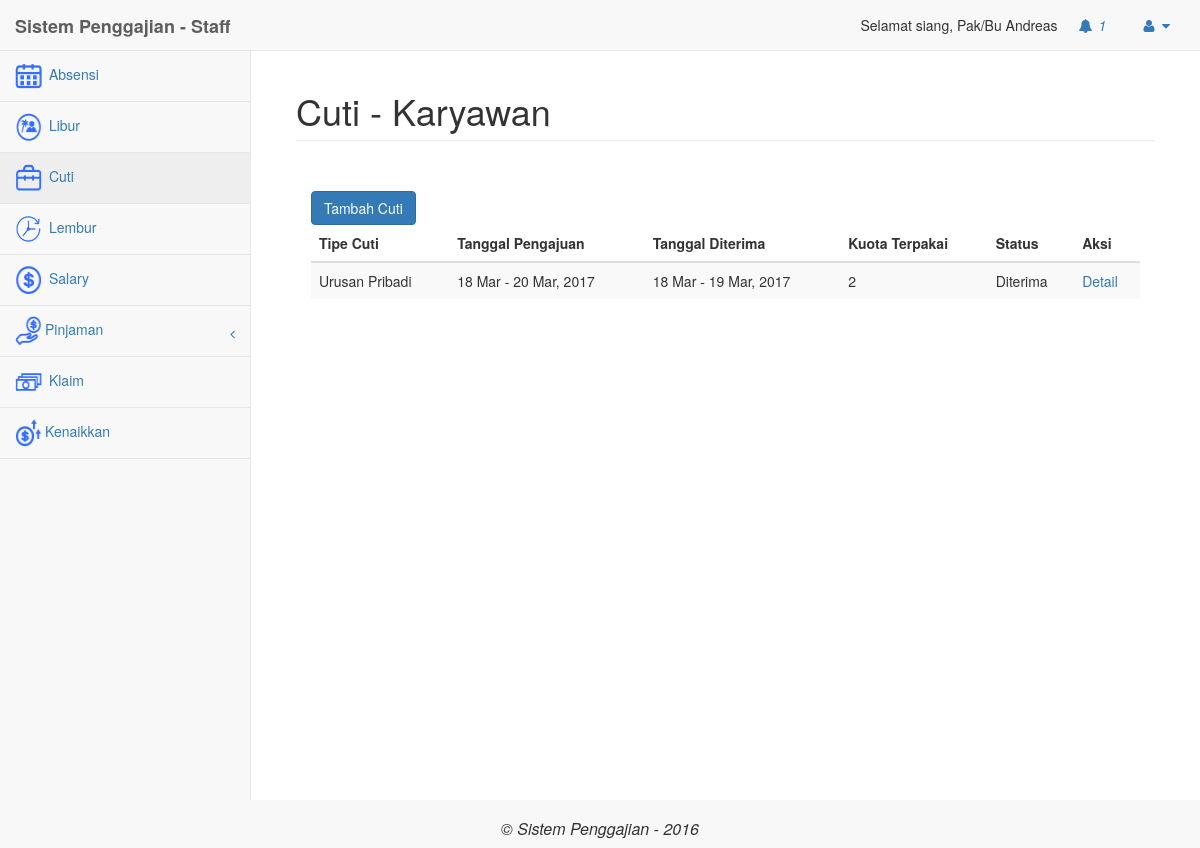
Screenshot of /employee/index.php?modul=karyawanCuti (signed in) with the database file from the repository.
### tables this page shows
CREATE TABLE `user` (
  `Id_User` int(11) NOT NULL,
  `Email` varchar(50) NOT NULL,
  `Password` varchar(30) NOT NULL,
  `Tgl_Lahir` date NOT NULL,
  `Nama` text NOT NULL,
  `status` varchar(20) NOT NULL,
  `Tgl_Join` date NOT NULL,
  `Jabatan` varchar(20) NOT NULL,
  `id_divisi` int(11) NOT NULL,
  `no_rekening` varchar(20) NOT NULL,
  `cabang` varchar(50) NOT NULL,
  `Level` int(11) NOT NULL,
  `gaji_pokok` int(11) NOT NULL,
  `tipe` varchar(50) NOT NULL,
  `tanggungan` int(3) NOT NULL
);

CREATE TABLE `cuti` (
  `id` int(11) NOT NULL,
  `id_karyawan` int(11) NOT NULL,
  `id_divisi` int(11) NOT NULL,
  `cabang` varchar(50) NOT NULL,
  `level` int(2) NOT NULL,
  `tipe` varchar(30) NOT NULL,
  `tanggal_mulai` date NOT NULL,
  `tanggal_selesai` date NOT NULL,
  `tanggal_mulai_diterima` date NOT NULL,
  `tanggal_akhir_diterima` date NOT NULL,
  `kuota_terpakai` int(11) NOT NULL,
  `status` varchar(25) NOT NULL,
  `keterangan` text NOT NULL,
  `periode` varchar(25) NOT NULL
);

### employee/mod_cuti/cuti.php (the view, shortened to what this page needs)
<?php
	if(isset($_GET['act'])){
		$act = $_GET['act'];
	}else{
		$act="";
	}
	$id_karyawan = $_SESSION['id_karyawan'];
require_once("../config/koneksi.php");
	switch($act){
		default:?>
			<div class="panel-body">
				<div class="table-responsive">
					<div>
						<form action="?modul=karyawanCuti&act=inputCuti" method="POST">
							<input type="submit" value="Tambah Cuti" class="btn btn-primary">
						</form>
					</div>
					<table class="table table-striped">
						<thead>
						<tr>
							<th>Tipe Cuti</th>
							<th>Tanggal Pengajuan</th>
							<th>Tanggal Diterima</th>
							<th>Kuota Terpakai</th>
							<th>Status</th>
							<th>Aksi</th>
						</tr>
						</thead>
						<tbody>
			<?php
							$query = "SELECT * FROM cuti where id_karyawan = '$id_karyawan'";
							$hasil = mysqli_query($k, $query);
							while ($b = mysqli_fetch_assoc($hasil)){
							?>
								<tr>
									<td>
										<?php echo $b['tipe'];?>
									</td>
									<td>
										<?php
										echo date('d M', strtotime($b['tanggal_mulai'])). " - ".date('d M, Y', strtotime($b['tanggal_selesai']))?>
									</td>
									<td>
										<?php
										if($b['tanggal_mulai_diterima'] != "0000-00-00" && $b['tanggal_akhir_diterima'] != "0000-00-00"){
										echo date('d M', strtotime($b['tanggal_mulai_diterima'])). " - ".date('d M, Y', strtotime($b['tanggal_akhir_diterima'])); }else{
											echo "-";
										}
										?>
									</td>
									<td>
										<?php
										if($b['kuota_terpakai']  !=0){
											echo $b['kuota_terpakai'];
										}else {
											echo "-";
										}?>
									</td>
									<td>
										<?php echo $b['status'] ?>
									</td>
									<td><a href="?modul=karyawanCuti&act=detailCuti&id=<?php echo $b['id']; ?>">Detail</a></td>
								</tr>
						<?php
							}
						?>
							</tbody>
					</table>
				</div>
			</div>
	<?php
	break;
	}
?>

### employee/index.php (shortened to what this page needs)
<?php
if(isset($_SESSION['login']) && $_SESSION['login'] == true){
	?>
	<?php
	require_once("../config/koneksi.php");
	$sql ="SELECT * FROM user WHERE Id_User=$_SESSION[id_karyawan]";
	$hasil2 = mysqli_query($k, $sql);
	$data_user = mysqli_fetch_assoc($hasil2);
?>
<!DOCTYPE html>
<html lang="en">
<head>
    <link href="../libs/bower_components/bootstrap/dist/css/bootstrap.min.css" rel="stylesheet">
    <link href="../libs/bower_components/metisMenu/dist/metisMenu.min.css" rel="stylesheet">
    <link href="../libs/dist/css/sb-admin-2.css" rel="stylesheet">
    <link href="../libs/bower_components/font-awesome/css/font-awesome.min.css" rel="stylesheet" type="text/css">
<?php
	$id_karyawan = $_SESSION['id_karyawan'];
	$sql_notifikasi1 = mysqli_query($k,"SELECT * FROM notifikasi WHERE id_penerima = '$id_karyawan' AND isRead = 'n'");
?>
</head>
<body>
    <div id="wrapper">
        <nav class="navbar navbar-default navbar-static-top" role="navigation" style="margin-bottom: 0">
            <div class="navbar-header">
                <a class="navbar-brand" href="index.php"><b>Sistem Penggajian - Staff</b></a>
            </div>
            <ul class="nav navbar-top-links navbar-right">
				<?php echo "Selamat siang, Pak/Bu ".$data_user['Nama'];?>
                 <li class="dropdown" onclick="notif()">
                    <a class="dropdown-toggle" data-toggle="dropdown" href="#">
                        <i class="fa fa-bell fa-fw"></i>
							<i id="cekNotif"><?php echo mysqli_num_rows($sql_notifikasi1); ?></i>
                    </a>
                </li>
                <li class="dropdown">
                    <a class="dropdown-toggle" data-toggle="dropdown" href="#">
                        <i class="fa fa-user fa-fw"></i>  <i class="fa fa-caret-down"></i>
                    </a>
                </li>
            </ul>
<div class="navbar-default sidebar" role="navigation">
                <div class="sidebar-nav navbar-collapse">
                    <ul class="nav" id="side-menu">
                        <li>
									<a href="?modul=karyawanAbsensi"><span class="icon-navigasi"><img src="../libs/images/icon-absensi.png" class=""/></span> Absensi</a>
								</li>
								<li>
									<a href="?modul=karyawanLibur"><span class="icon-navigasi"><img src="../libs/images/icon-libur.png" class=""/></span> Libur</a>
								</li>
								<li>
									<a href="?modul=karyawanCuti"><span class="icon-navigasi"><img src="../libs/images/icon-cuti.png" class=""/></span> Cuti</a>
								</li>
								<li>
									<a href="?modul=karyawanLembur"><span class="icon-navigasi"><img src="../libs/images/icon-lembur.png" class=""/></span> Lembur</a>
								</li>
								<li>
									<a href="?modul=karyawanSalary"><span class="icon-navigasi"><img src="../libs/images/icon-salary.png" class=""/></span> Salary</a>
								</li>
								<li>
								<a href="#"><span class="icon-navigasi"><img src="../libs/images/icon-loan.png" class=""/></span><span class="fa arrow" style="top:11px;position:relative;"></span>Pinjaman</a>
								</li>
								<li>
									<a href="?modul=karyawanKlaim"><span class="icon-navigasi"><img src="../libs/images/icon-klaim.png" class=""/></span> Klaim</a>
								</li>
								<li>
									<a href="?modul=karyawanKenaikkan"><span class="icon-navigasi"><img src="../libs/images/icon-kenaikkan.png" class=""/></span>Kenaikkan </a>
								</li>
                    </ul>
                </div>
            </div>
        </nav>
	<?php
	if(isset($_GET['modul'])){
		$modul = $_GET['modul'];
	}else{
		$modul="";
	}
?>
        <div id="page-wrapper">
            <div class="container-fluid">
                <div class="row">
                     <div class="col-lg-12">
                        <h1 class="page-header"><?php
							if($modul != ""){
								if($modul == "kenaikkan"){
									$judul = "Kenaikkan Gaji";
								}elseif($modul == "pinjaman"){
									$judul = "Pinjaman";
								}elseif($modul == "absensi"){
									$judul = "Absensi";
								}elseif($modul == "libur"){
									$judul = "Libur";
								}elseif($modul == "cuti"){
									$judul = "Cuti";
								}elseif($modul == "lembur"){
									$judul = "Lembur";
								}elseif($modul == "salary"){
									$judul = "Salary";
								}elseif($modul == "klaim"){
									$judul = "Klaim";
								}elseif($modul == "user"){
									$judul = "User";
								}elseif($modul == "penilaian"){
									$judul = "Penilaian";
								}elseif($modul == "karyawanPinjaman"){
									$judul = "Pinjaman - Karyawan";
								}elseif($modul == "karyawanKenaikkan"){
									$judul = "Kenaikkan Gaji - Karyawan";
								}elseif($modul == "karyawanKlaim"){
									$judul = "Klaim - Karyawan";
								}elseif($modul == "karyawanCuti"){
									$judul = "Cuti - Karyawan";
								}elseif($modul == "karyawanSalary"){
									$judul = "Salary - Karyawan";
								}elseif($modul == "karyawanLembur"){
									$judul = "Lembur - Karyawan";
								}elseif($modul == "karyawanLibur"){
									$judul = "Libur - Karyawan";
								}elseif($modul == "karyawanAbsensi"){
									$judul = "Absensi - Karyawan";
								}elseif($modul == "notifikasi"){
									$judul = "Notifikasi";
								}elseif($modul == "profile"){
									$judul = "User Profile";
								}elseif($modul == "karyawanCicilan"){
									$judul = "Cicilan Pinjaman";
								}
							}else{
								$judul = "Dashboard";
								$modul = "dashboard";
							}
							echo $judul;
						?></h1>
                    </div>
				</div>
					<div class="row">
						<div class="panel-body">
<?php
switch($modul){
	?>
<?php
	case "karyawanCuti" :
		include "mod_cuti/Cuti.php";
	break;
}
?>
                        </div>
                    </div>
            </div>
        </div>
			</div>
		<div class="navbar-header" style="width:100%">
            <h1 style="font-size: 16px; text-align: center;"><i>&copy; Sistem Penggajian - 2016</i> </h1>
        </div>
</body>
</html>
<?php
}
else{
	header("Location:../index.php");
}
?>

### employee/index.php (style rules this page uses)
.icon-navigasi img { width: 30px; height: 30px; padding-right:3px; }

### rows the page displays
user: Nama "Andreas"
cuti: tipe "Urusan Pribadi", tanggal_mulai "18 Mar", tanggal_selesai "20 Mar, 2017", tanggal_mulai_diterima "18 Mar", tanggal_akhir_diterima "19 Mar, 2017", kuota_terpakai "2", status "Diterima"

### other values shown
mysqli_num_rows($sql_notifikasi1) "1"
$judul "Cuti - Karyawan"
